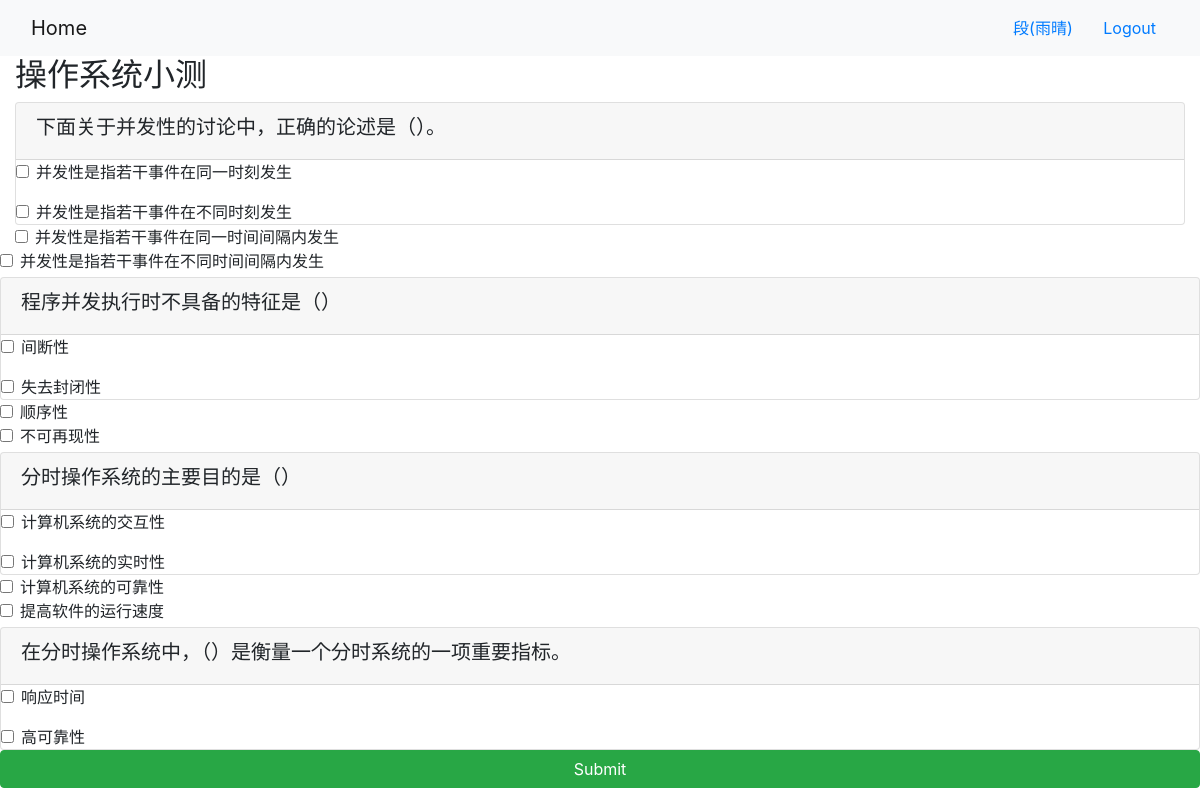
/onlinecourse/homework/2/ (signed in), run on the app's committed database.
### onlinecourse/models.py (models this page shows, shortened)
class Homework(models.Model):
    name = models.CharField(
        null=False,
        max_length=20
    )
    user = models.ForeignKey(settings.AUTH_USER_MODEL, default="1", on_delete=models.CASCADE)
    course = models.ForeignKey(to="course", on_delete=models.CASCADE, default=1)
    deadline = models.DateField(default=now)
    grade = models.CharField(
        null=False,
        default= '0',
        max_length=20
    )

class Question(models.Model):
    course = models.ForeignKey(Course, on_delete=models.CASCADE)# Foreign key to lesson
    text = models.TextField()# question text
    grade = models.IntegerField(default=5)# question grade/mark
    homework= models.ForeignKey(Homework,blank = True, on_delete=models.CASCADE)

class Choice(models.Model):
    question = models.ForeignKey(Question, on_delete=models.CASCADE)
    text = models.TextField()
    is_correct = models.BooleanField()

### onlinecourse/views.py (the view)
# urls.py: path('homework/<int:pk>/', views.HomeworkDetailView.as_view(), name='homework_details'),
class HomeworkDetailView(generic.DetailView):
    model = Homework
    template_name = 'onlinecourse/homework_detail_bootstrap.html'

### onlinecourse/templates/onlinecourse/homework_detail_bootstrap.html (shortened to what this page needs)
<!DOCTYPE html>
<html lang="en">
<head>
     {% load static %}
    <link rel="stylesheet" href="https://maxcdn.bootstrapcdn.com/bootstrap/4.5.2/css/bootstrap.min.css">
</head>
<body>
    <nav class="navbar navbar-light bg-light">
        <div class="container-fluid">
            <div class="navbar-header">
                  <a class="navbar-brand" href="{% url 'onlinecourse:index' %}">Home</a>
            </div>
            <ul class="nav navbar-nav navbar-right">
                {% if user.is_authenticated %}
                <li>
                    <a class="btn btn-link" href="#">{{ user.first_name }}({{ user.username }})</a>
                    <a class="btn btn-link" href="{% url 'onlinecourse:logout' %}">Logout</a>
                </li>
                {% endif %}
            </ul>
        </div>
    </nav>
    <div class="container-fluid">
    <h2>{{homework.name}}</h2>
                {% if user.is_authenticated %}
                    <form id="questionform"  action={% url 'onlinecourse:submithomework' homework.id %} method="post">
                        {% for question in homework.question_set.all %}
                            <div class="card mt-1">
                                <div class="card-header"><h5>{{ question.text }}</h5></div>
                                <div class="form-group">
                                {% for choice in question.choice_set.all %}
                                    <div class="form-check">
                                        <label class="form-check-label">
                                            <input type="checkbox" name="choice_{{choice.id}}"
                                                class="form-check-input" id="{{choice.id}}"
                                                value="{{choice.id}}">{{ choice.text }}
                                        </label>
                                    </div>
                                </div>
                                {% endfor %}
                        {% endfor %}
                        <input class="btn btn-success btn-block" type="submit" value="Submit">
                {% endif %}
</body>
</html>

### data on the page
Homework: name "操作系统小测"
Question: text "下面关于并发性的讨论中，正确的论述是（）。"
Choice: text "并发性是指若干事件在同一时刻发生"
Choice: text "并发性是指若干事件在不同时刻发生"
Choice: text "并发性是指若干事件在同一时间间隔内发生"
Choice: text "并发性是指若干事件在不同时间间隔内发生"
Question: text "程序并发执行时不具备的特征是（）"
Choice: text "间断性"
Choice: text "失去封闭性"
Choice: text "顺序性"
Choice: text "不可再现性"
Question: text "分时操作系统的主要目的是（）"
Choice: text "计算机系统的交互性"
Choice: text "计算机系统的实时性"
Choice: text "计算机系统的可靠性"
Choice: text "提高软件的运行速度"
Question: text "在分时操作系统中，（）是衡量一个分时系统的一项重要指标。"
Choice: text "响应时间"
Choice: text "高可靠性"

### other printed values
{{ user.first_name }} "段"
{{ user.username }} "雨晴"
